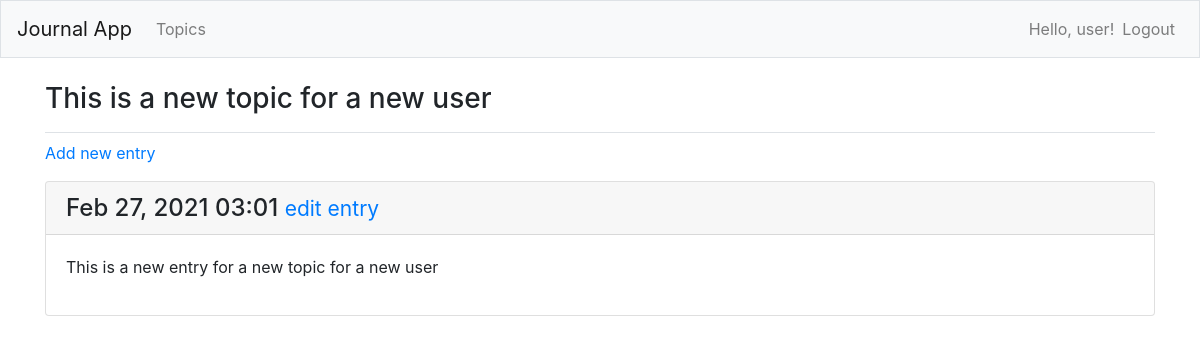
Screenshot of /topics/5/ (signed in) with the database file from the repository.
### journal_entries/models.py (models this page shows, shortened)
class Topic(models.Model):
    text = models.CharField(max_length=200)
    date_added = models.DateTimeField(auto_now_add=True)
    owner = models.ForeignKey(User, on_delete=models.CASCADE)
    def __str__(self):
        return self.text

class Entry(models.Model):
    topic = models.ForeignKey(Topic, on_delete=models.CASCADE)
    text = models.TextField()
    date_added = models.DateTimeField(auto_now_add=True)
    class Meta:
        verbose_name_plural = 'entries'

### journal_entries/views.py (the view)
# urls.py: path('topics/<int:topic_id>/', views.topic, name='topic'),
@login_required
def topic(request, topic_id):
    topic = Topic.objects.get(id=topic_id)
    if topic.owner != request.user:
        raise Http404
    entries = topic.entry_set.order_by('-date_added')
    context = {'topic': topic, 'entries': entries}
    return render(request, 'journal_entries/topic.html', context)

### journal_entries/templates/journal_entries/topic.html
{% extends 'journal_entries/base.html' %}
{% block page_header %}
  <h3>{{ topic }}</h3>
{% endblock page_header %}
{% block content %}
  <p>
    <a href="{% url 'journal_entries:new_entry' topic.id %}">Add new entry</a>
  </p>
  {% for entry in entries %}
  <div class="card mb-3">
    <h4 class="card-header">
      {{ entry.date_added|date:'M d, Y H:i' }}
      <small><a href="{% url 'journal_entries:edit_entry' entry.id %}">edit entry</a></small>
    </h4>
    <div class="card-body">
      {{ entry.text|linebreaks }}
    </div>
  </div>
  {% empty %}
    <p>There are no entries for this topic.</p>
  {% endfor %}
{% endblock content %}

### journal_entries/templates/journal_entries/base.html (shortened to what this page needs)
{% load bootstrap4 %}
<!doctype html>
<html lang="en">
  <head>
    {% bootstrap_css %}
  </head>
  <body>
      <nav class="navbar navbar-expand-md navbar-light bg-light mb-4 border">
        <a href="{% url 'journal_entries:index' %}" class="navbar-brand">Journal App</a>
      <div class="collapse navbar-collapse" id="navbarCollapse">
        <ul class="navbar-nav mr-auto">
          <li class="nav-item">
            <a href="{% url 'journal_entries:topics' %}" class="nav-link">Topics</a>
          </li>
        </ul>
        <ul class="navbar-nav ml-auto">
          {% if user.is_authenticated %}
            <li class="nav-item">
              <span class="navbar-text">Hello, {{ user.username }}!</span>
            </li>
            <li class="nav-item">
              <a href="{% url 'users:logout' %}" class="nav-link">Logout</a>
            </li>
          {% endif %}
        </ul>
      </div>
      </nav>
      <main role="main" class="container">
        <div class="pb-2 mb-2 border-bottom">
          {% block page_header %}{% endblock page_header %}
        </div>
        <div>
          {% block content %}{% endblock content %}
        </div>
      </main>
  </body>
</html>

### rows the page displays
Topic: text "This is a new topic for a new user"
Entry: date_added "Feb 27, 2021 03:01", text "This is a new entry for a new topic for a new user"

### other values shown
{{ user.username }} "user"
